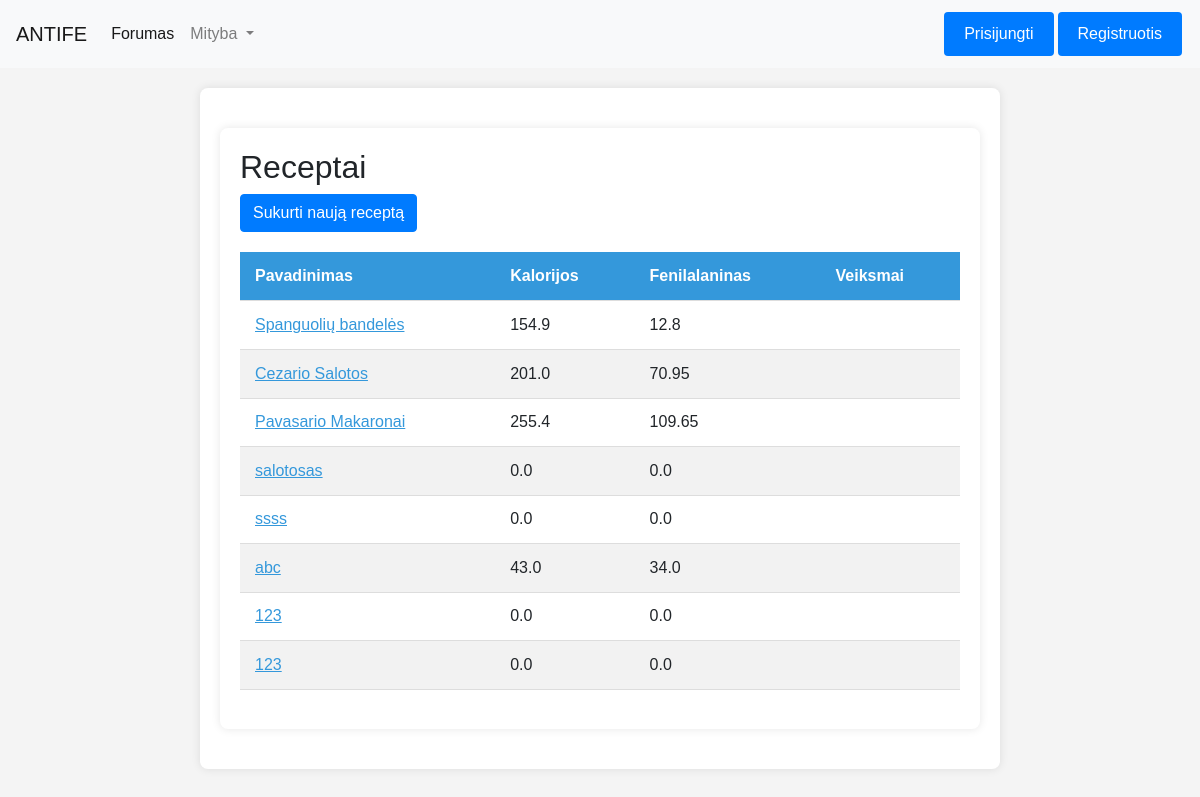
The app's page /mityba/receptai_list/, older data.
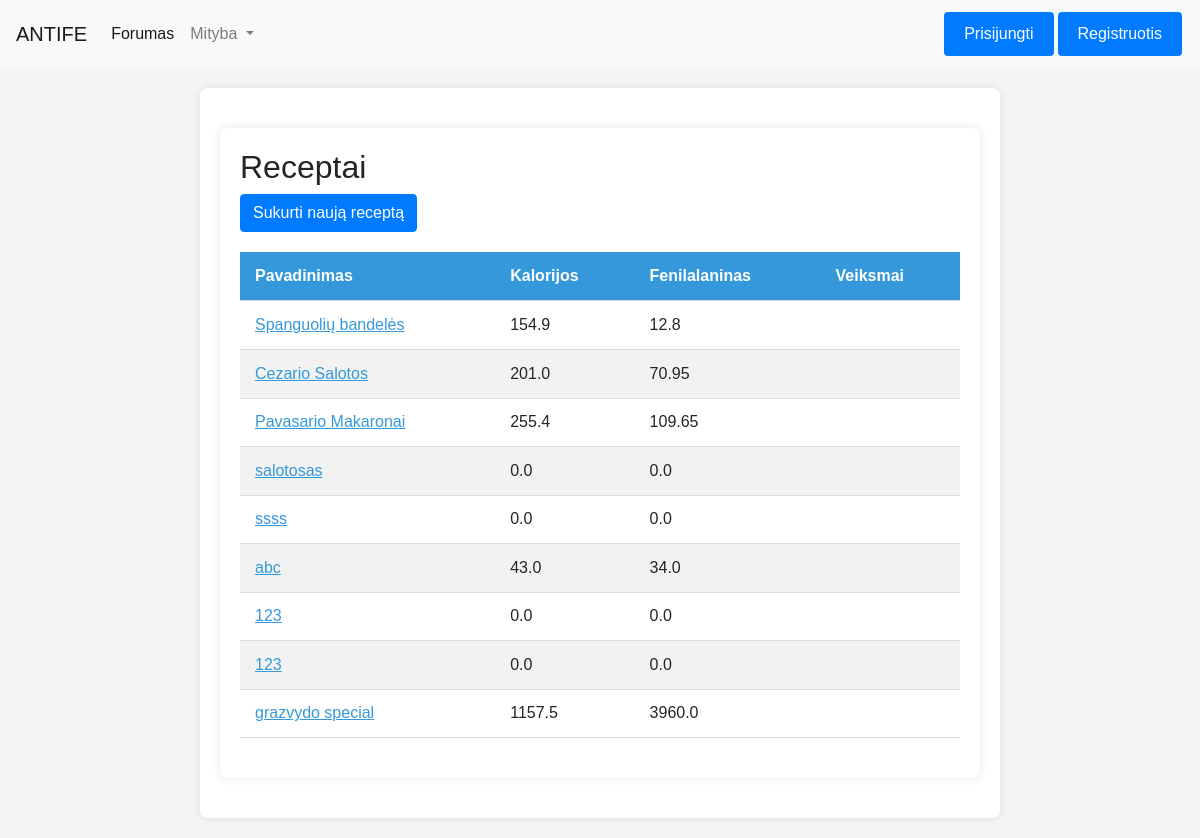
The same page, newer data.
### homepage/models.py (models this page shows)
class Receptai(models.Model):
    kalorijos = models.FloatField(default=0.0)
    pavadinimas = models.CharField(max_length=255)
    fenilalaninas = models.FloatField(default=0.0)
    baltymai = models.FloatField(default=0.0)
    aprasas = models.CharField(max_length=255)

### Mityba/views.py (the view)
# urls.py: path('receptai_list/', views.receptai_list, name='receptai_list'),
def receptai_list(request):
    all_receptai = Receptai.objects.all()
    user_favorite_ids = []
    if request.user.is_authenticated:
        current_user = request.user
        naudotojas = Naudotojai.objects.get(user=current_user)
        user_favorite_ids = Megstamiausi_receptai.objects.filter(fk_Naudotojasid_Naudotojas=naudotojas).values_list('fk_Receptasid_Receptas', flat=True)
    sorted_receptai = sorted(all_receptai, key=lambda r: r.id not in user_favorite_ids)
    return render(request, 'Receptai.html', {'receptai_list': sorted_receptai, 'user_favorite_ids': user_favorite_ids})

### Mityba/templates/Receptai.html (shortened to what this page needs)
{% extends "base.html" %}
{% block content %}
    <div class="container">
        <h2>Receptai</h2>
        <a href="{% url 'mityba:create_recipe' %}" class="btn btn-primary custom-button">Sukurti naują receptą</a>
        <table class="styled-table">
            <thead>
                <tr>
                    <th>Pavadinimas</th>
                    <th>Kalorijos</th>
                    <th>Fenilalaninas</th>
                    <th>Veiksmai</th>
                </tr>
            </thead>
            <tbody>
                {% for receptas in receptai_list %}
                    <tr>
                        <td class="name-cell" data-toggle="aprasas-{{ forloop.counter }}" data-ingredientai="ingredientai-{{ forloop.counter }}">{{ receptas.pavadinimas }}</td>
                        <td>{{ receptas.kalorijos }}</td>
                        <td>{{ receptas.fenilalaninas }}</td>
                        <td>
                        </td>
                    </tr>
                {% endfor %}
            </tbody>
        </table>
    </div>
{% endblock %}

Row changes from the older to the newer data that the page shows:
added Receptai: pavadinimas "grazvydo special", kalorijos "1157.5", fenilalaninas "3960.0"
